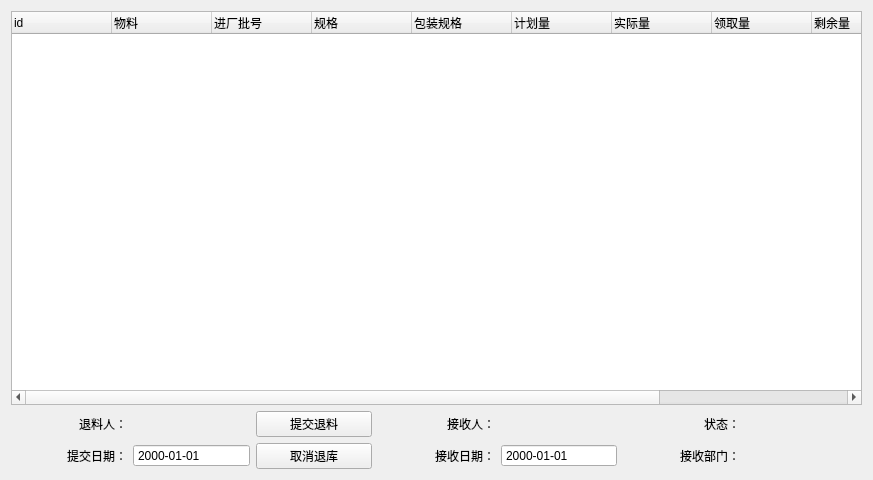
<?xml version="1.0" encoding="UTF-8"?>
<ui version="4.0">
 <class>Form</class>
 <widget class="QWidget" name="Form">
  <property name="geometry">
   <rect>
    <x>0</x>
    <y>0</y>
    <width>873</width>
    <height>480</height>
   </rect>
  </property>
  <property name="windowTitle">
   <string>Form</string>
  </property>
  <layout class="QGridLayout" name="gridLayout">
   <item row="1" column="2">
    <widget class="QPushButton" name="pushButton_apply">
     <property name="text">
      <string>提交退料</string>
     </property>
    </widget>
   </item>
   <item row="2" column="1">
    <widget class="QDateEdit" name="dateEdit_applytime">
     <property name="enabled">
      <bool>true</bool>
     </property>
     <property name="focusPolicy">
      <enum>Qt::NoFocus</enum>
     </property>
     <property name="styleSheet">
      <string notr="true"/>
     </property>
     <property name="readOnly">
      <bool>true</bool>
     </property>
     <property name="buttonSymbols">
      <enum>QAbstractSpinBox::NoButtons</enum>
     </property>
     <property name="displayFormat">
      <string>yyyy-MM-dd</string>
     </property>
    </widget>
   </item>
   <item row="1" column="1">
    <widget class="QLabel" name="label_charger">
     <property name="text">
      <string/>
     </property>
    </widget>
   </item>
   <item row="2" column="0">
    <widget class="QLabel" name="label_7">
     <property name="text">
      <string>提交日期：</string>
     </property>
     <property name="alignment">
      <set>Qt::AlignRight|Qt::AlignTrailing|Qt::AlignVCenter</set>
     </property>
    </widget>
   </item>
   <item row="1" column="0">
    <widget class="QLabel" name="label">
     <property name="text">
      <string>退料人：</string>
     </property>
     <property name="alignment">
      <set>Qt::AlignRight|Qt::AlignTrailing|Qt::AlignVCenter</set>
     </property>
    </widget>
   </item>
   <item row="2" column="2">
    <widget class="QPushButton" name="pushButton_cancel">
     <property name="text">
      <string>取消退库</string>
     </property>
    </widget>
   </item>
   <item row="1" column="3">
    <widget class="QLabel" name="label_4">
     <property name="text">
      <string>接收人：</string>
     </property>
     <property name="alignment">
      <set>Qt::AlignRight|Qt::AlignTrailing|Qt::AlignVCenter</set>
     </property>
    </widget>
   </item>
   <item row="2" column="3">
    <widget class="QLabel" name="label_2">
     <property name="text">
      <string>接收日期：</string>
     </property>
     <property name="alignment">
      <set>Qt::AlignRight|Qt::AlignTrailing|Qt::AlignVCenter</set>
     </property>
    </widget>
   </item>
   <item row="1" column="4">
    <widget class="QLabel" name="label_receiver">
     <property name="text">
      <string/>
     </property>
    </widget>
   </item>
   <item row="2" column="4">
    <widget class="QDateEdit" name="dateEdit_receivetime">
     <property name="focusPolicy">
      <enum>Qt::NoFocus</enum>
     </property>
     <property name="readOnly">
      <bool>true</bool>
     </property>
     <property name="buttonSymbols">
      <enum>QAbstractSpinBox::NoButtons</enum>
     </property>
     <property name="displayFormat">
      <string>yyyy-MM-dd</string>
     </property>
    </widget>
   </item>
   <item row="2" column="5">
    <widget class="QLabel" name="label_9">
     <property name="text">
      <string>接收部门：</string>
     </property>
     <property name="alignment">
      <set>Qt::AlignRight|Qt::AlignTrailing|Qt::AlignVCenter</set>
     </property>
    </widget>
   </item>
   <item row="1" column="5">
    <widget class="QLabel" name="label_5">
     <property name="text">
      <string>状态：</string>
     </property>
     <property name="alignment">
      <set>Qt::AlignRight|Qt::AlignTrailing|Qt::AlignVCenter</set>
     </property>
    </widget>
   </item>
   <item row="1" column="6">
    <widget class="QLabel" name="label_status">
     <property name="text">
      <string/>
     </property>
    </widget>
   </item>
   <item row="2" column="6">
    <widget class="QLabel" name="label_dept">
     <property name="text">
      <string/>
     </property>
    </widget>
   </item>
   <item row="0" column="0" colspan="7">
    <widget class="QTreeWidget" name="treeWidget_stufflist">
     <property name="contextMenuPolicy">
      <enum>Qt::CustomContextMenu</enum>
     </property>
     <property name="indentation">
      <number>0</number>
     </property>
     <column>
      <property name="text">
       <string>id</string>
      </property>
     </column>
     <column>
      <property name="text">
       <string>物料</string>
      </property>
     </column>
     <column>
      <property name="text">
       <string>进厂批号</string>
      </property>
     </column>
     <column>
      <property name="text">
       <string>规格</string>
      </property>
     </column>
     <column>
      <property name="text">
       <string>包装规格</string>
      </property>
     </column>
     <column>
      <property name="text">
       <string>计划量</string>
      </property>
     </column>
     <column>
      <property name="text">
       <string>实际量</string>
      </property>
     </column>
     <column>
      <property name="text">
       <string>领取量</string>
      </property>
     </column>
     <column>
      <property name="text">
       <string>剩余量</string>
      </property>
     </column>
     <column>
      <property name="text">
       <string>退库量</string>
      </property>
     </column>
     <column>
      <property name="text">
       <string>操作人</string>
      </property>
     </column>
    </widget>
   </item>
  </layout>
 </widget>
 <tabstops>
  <tabstop>pushButton_apply</tabstop>
  <tabstop>treeWidget_stufflist</tabstop>
 </tabstops>
 <resources/>
 <connections/>
</ui>
